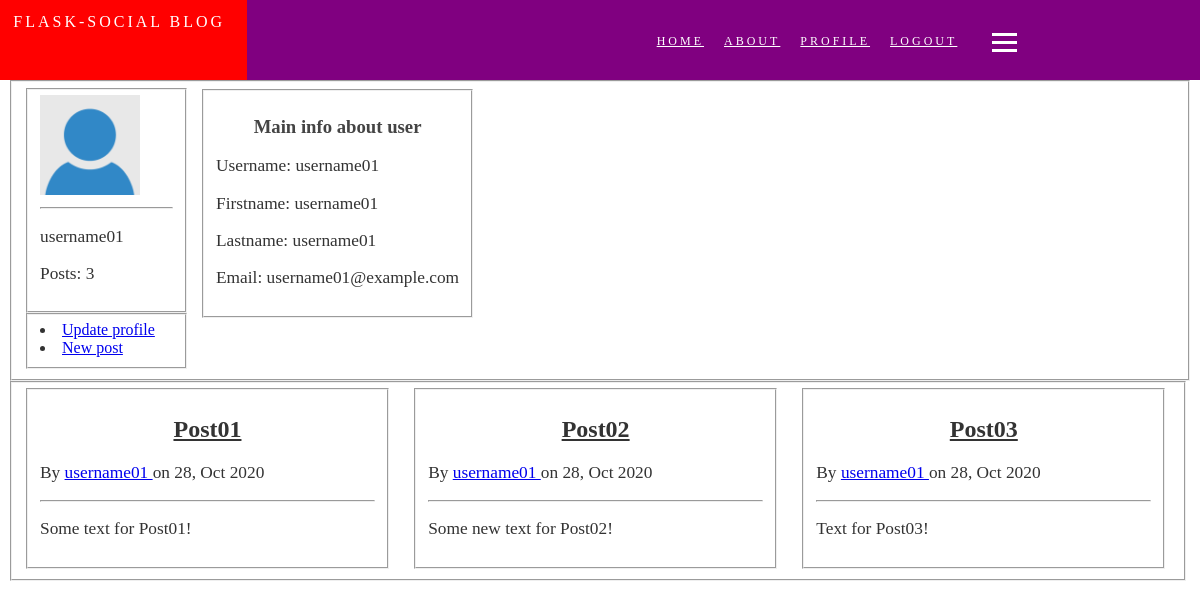
The app's page /username01 (signed in), older data.
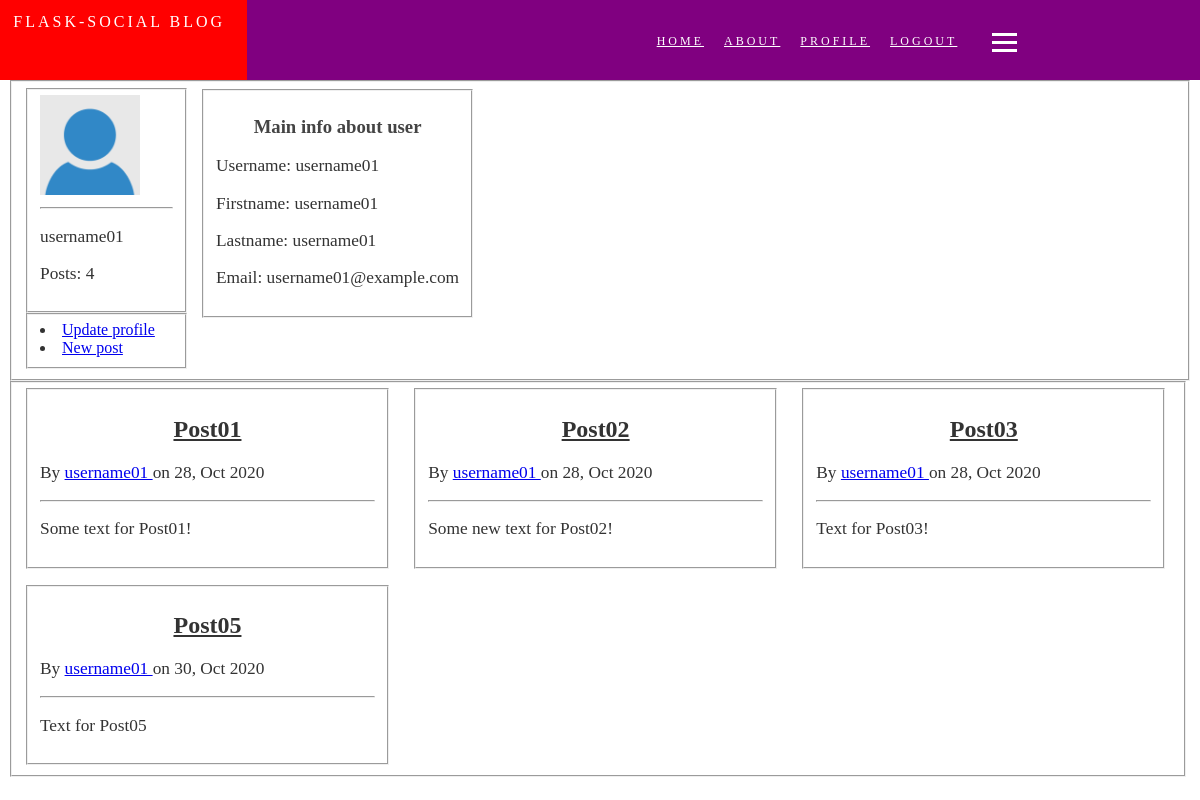
The same page, newer data.
### app/models.py (models this page shows, shortened)
class User(db.Model, UserMixin):
    id = db.Column(db.Integer, primary_key=True, autoincrement=True)
    firstname = db.Column(db.String(20), nullable=False)
    lastname = db.Column(db.String(20), nullable=False)
    username = db.Column(db.String(20), unique=True, nullable=False)
    email = db.Column(db.String(120), unique=True, nullable=False)
    password = db.Column(db.String(60), unique=True, nullable=False)
    image_file = db.Column(db.String(20), nullable=False, default='default.png')
    posts = db.relationship('Post',
                            backref='author',
                            primaryjoin="User.id==Post.author_id")
    comments = db.relationship('Comments',
                            backref='author',
                            primaryjoin="User.id==Comments.author_id")
    def __init__(self, firstname='', lastname='', username='', email='',
                 password=''):
        self.firstname = firstname
        self.lastname = lastname
        self.username = username
        self.email = email
        self.password = generate_password_hash(password)

class Post(db.Model):
    id = db.Column(db.Integer, primary_key=True, autoincrement=True)
    title = db.Column(db.String(100), nullable=False)
    date = db.Column(db.DateTime, nullable=False, default=datetime.utcnow)
    text = db.Column(db.Text, nullable=False)
    author_id = db.Column(db.Integer, db.ForeignKey('user.id'), nullable=False)
    comments = db.relationship('Comments', backref='post', lazy=True)

### app/user/views.py (the view)
@user_blueprint.route("/<username>", methods=['GET', 'POST'])
@login_required
def profile(username):
    user = User.query.filter_by(username=username).first()
    posts = Post.query.filter_by(author=user).all()
    num_posts = len(posts)
    image_file = url_for('static',
                        filename='pictures/' + user.image_file)
    return render_template('profile.html',
                            image_file=image_file,
                            username=username,
                            firstname=user.firstname,
                            lastname=user.lastname,
                            email=user.email,
                            num_posts=num_posts,
                            posts=posts)

### app/models.py (called while the page is built)
@login_manager.user_loader
def load_user(id):
    u = User.query.get(id)
    return User(u.firstname, u.lastname, u.username, u.email, u.password)

### app/templates/user/profile.html (shortened to what this page needs)
{% extends "layout.html" %}
{% block content %}
	<form>
		<fieldset class="user-info-fieldset">
			<fieldset class="user-main-info">
				<img src="{{ image_file }}" width="100" height="100">
				<hr>
				<p>{{ username }}</p>
				<p>Posts: {{ num_posts }}</p>
			</fieldset>
			<fieldset class="user-info-btns">
				{% if current_user.username != username %}
					<li><a href="#">Follow</a></li>
					<li><a href="#">Message</a></li>
				{% else %}
					<li>
						<a href="{{ url_for('user.update_profile', username=username) }}">
							Update profile
						</a>
					</li>
					<li><a href="{{ url_for('posts.new') }}">New post</a></li>
				{% endif %}
			</fieldset>
			<fieldset class="user-info">
				<h3>Main info about user</h3>
				<p>Username: {{ username }}</p>
				<p>Firstname: {{ firstname }}</p>
				<p>Lastname: {{ lastname }}</p>
				<p>Email: {{ email }}</p>
			</fieldset>
		</fieldset>
		<fieldset class="feed-fieldset">
			{% if num_posts == 0 %}
				<p>
					{% if current_user.username == username %}
						You
					{% else %}
						{{ username }}
					{% endif %}
					have not posted yet.
				</p>
			{% else %}
				{% for post in posts %}
					<fieldset class="profile-posts-fieldset">
						<h2>
							<a href="{{ url_for('posts.posts', post_id=post.id) }}">
								{{ post.title }}
							</a>
						</h2>
						<p>
							By
							<a href="{{ url_for('user.profile', username=post.author.username) }}">
								{{ post.author.username }}
							</a>
							on {{ post.date.strftime('%d, %b %Y') }}
						</p>
						<hr>
						<p>{{ post.text }}</p>
					</fieldset>
				{% endfor %}
			{% endif %}
		</fieldset>
	</form>
{% endblock content %}

### app/templates/layout.html (shortened to what this page needs)
<!DOCTYPE html>
<html lang="en">
	<head>
		<link rel="stylesheet" type="text/css" href="{{ url_for('static', filename='main.css') }}">
		<link rel="stylesheet" type="text/css" href="{{ url_for('static', filename='auth.css') }}">
		<link rel="stylesheet" type="text/css" href="{{ url_for('static', filename='navigation.css') }}">
		<link rel="stylesheet" type="text/css" href="{{ url_for('static', filename='buttons.css') }}">
		<link rel="stylesheet" type="text/css" href="{{ url_for('static', filename='post.css') }}">
		<link rel="stylesheet" type="text/css" href="{{ url_for('static', filename='comments.css') }}">
		<link rel="stylesheet" type="text/css" href="{{ url_for('static', filename='profile.css') }}">
		<link rel="stylesheet" type="text/css" href="{{ url_for('static', filename='feed.css') }}">
	</head>
	<body>
		<nav>
			<div class="logo">
				<li>
					<a href="{{ url_for('home') }}">
						Flask-social blog
					</a>
				</li>
			</div>
			<ul class="nav-links">
				<li><a href="{{ url_for('home') }}">Home</a></li>
				<li><a href="{{ url_for('about') }}">About</a></li>
				{% if current_user.is_authenticated %}
					<li>
						<a href="{{ url_for('user.profile', username=current_user.username) }}">
							Profile
						</a>
					</li>
					<li>
						<a href="{{ url_for('auth.logout') }}">
							Logout
						</a>
					</li>
				{% else %}
					<li><a href="{{ url_for('auth.login') }}">Login</a></li>
					<li><a href="{{ url_for('auth.register') }}">Register</a></li>
				{% endif %}
			</ul>
			<div class="burger">
				<div class="line01"></div>
				<div class="line02"></div>
				<div class="line03"></div>
			</div>
		</nav>
		{% block content %}{% endblock %}
	</body>
</html>

### app/static/main.css (style rules this page uses)
body { background: #ffffff; color: #333333; margin-top: 5rem; }
h1, h2, h3, h4, h5, h6 { color: #444444; text-align: center; }
h2 a { color: #333333; }
p { font-size: 13pt; }

### app/static/navigation.css (style rules this page uses)
nav { position: absolute; top: 0pt; left: 0pt; margin: 0; display: flex; align-items: center; min-height: 10vh; max-height: 10vh; width: 100%; background-color: purple; }
.logo { position: relative; display: flex; width: auto; margin-top: 0pt; color: rgb(255, 255, 255); text-transform: uppercase; letter-spacing: 2px; font-size: 16px; background-color: red; min-width: 185pt; max-width: 185pt; min-height: 10vh; max-height: 10vh; }
.logo a { color: white; text-transform: uppercase; letter-spacing: 3px; text-decoration: none; }
.logo li { margin: 10pt; list-style: none; }
.nav-links { margin-left: 30%; display: flex; width: auto; }
.nav-links a { color: white; text-transform: uppercase; letter-spacing: 3px; font-size: 12px; }
.nav-links li { margin: 10px; list-style: none; }
.burger div { width: 25px; height: 3px; margin-left: 25px; margin-top: 5px; background-color: white; }

### app/static/profile.css (style rules this page uses)
.user-main-info, .user-info-btns { min-width: 100pt; max-width: 100pt; }
.user-info { position: absolute; top: 67pt; left: 150pt; min-width: 175pt; max-width: 500pt; }

### app/static/feed.css (style rules this page uses)
.feed-fieldset { width: 97%; display: grid; grid-template-columns: repeat(3, 1fr); grid-gap: 1em; }
.posts-fieldset, .profile-posts-fieldset { width: 90%; }

Row changes from the older to the newer data that the page shows:
added Post: title "Post05", author.username "username01", date "30, Oct 2020", text "Text for Post05"
Text that changed along with them:
{{ num_posts }}: "3" → "4"
